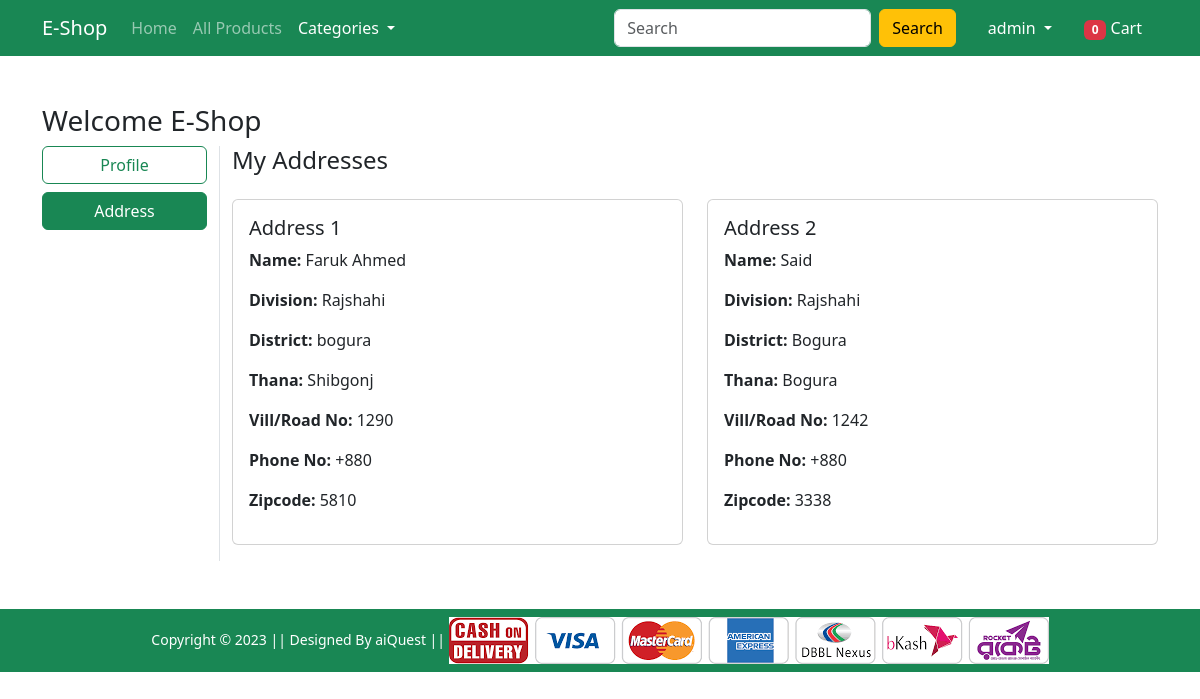
The app's page /accounts/address/ (signed in) with its own data.
### accounts/models.py (models this page shows, shortened)
class Profile(models.Model):
    user = models.ForeignKey(User, on_delete=models.CASCADE, related_name='profile')
    name = models.CharField(max_length=200)
    division = models.CharField(choices=DIVISION_CHOICES, max_length=50)
    district = models.CharField(max_length=200)
    thana = models.CharField(max_length=100)
    villorroad = models.CharField(max_length=100)
    phone = models.CharField(max_length=15, default='+880')
    zipcode = models.PositiveIntegerField()
    created_at = models.DateTimeField(auto_now_add=True)
    updated_at = models.DateTimeField(auto_now=True)
    class Meta:
        ordering = ['id']
        verbose_name_plural = '01. Profiles'

### accounts/views.py (the view)
# urls.py: path('address/', AddressView.as_view(), name='address'),
@method_decorator(never_cache, name='dispatch')
class AddressView(LoginRequiredMixin, generic.View):
    login_url = reverse_lazy('sign-in')
    def get(self, request):
        profiles = Profile.objects.filter(user=request.user)
        return render(request, 'accounts/address.html', {'profiles': profiles, 'active': 'btn-success'})

### accounts/mixing.py (called while the page is built)
    def dispatch(self, request, *args, **kwargs):
        if not request.user.is_authenticated:
            return redirect('home')
        return super().dispatch(request, *args, **kwargs)

### store/context_processors.py (called while the page is built)
def get_filters(request):
    categories = Category.objects.filter(status='ACTIVE')
    return {
        'categories': categories,
    }

### templates/accounts/address.html (shortened to what this page needs)
{% extends "base.html" %}
{% load static %}
{% block main_content %}
<div class="container my-5">
    <div class="row">
        <h3>Welcome E-Shop</h3>
        <div class="col-12 col-md-2 border-end mb-3 mb-md-0">
            <ul class="list-unstyled">
                <li class="d-grid mb-2">
                    <a href="{% url 'profile' %}" class="btn {% if request.resolver_match.url_name == 'profile' %}btn-success{% else %}btn-outline-success{% endif %}">Profile</a>
                </li>
                <li class="d-grid mb-2">
                    <a href="{% url 'address' %}" class="btn {% if request.resolver_match.url_name == 'address' %}btn-success{% else %}btn-outline-success{% endif %}">Address</a>
                </li>
            </ul>
        </div>
        <div class="col-12 col-md-10">
            <div class="row">
                <h4 class="mb-4">My Addresses</h4>
                {% if profiles %}
                    {% for profile in profiles %}
                        <div class="col-12 col-md-6 mb-3">
                            <div class="card h-100">
                                <div class="card-body">
                                    <h5>Address {{forloop.counter}}</h5>
                                    <p><strong>Name:</strong> {{profile.name}}</p>
                                    <p><strong>Division:</strong> {{profile.division}}</p>
                                    <p><strong>District:</strong> {{profile.district}}</p>
                                    <p><strong>Thana:</strong> {{profile.thana}}</p>
                                    <p><strong>Vill/Road No:</strong> {{profile.villorroad}}</p>
                                    <p><strong>Phone No:</strong> {{profile.phone}}</p>
                                    <p><strong>Zipcode:</strong> {{profile.zipcode}}</p>
                                </div>
                            </div>
                        </div>
                    {% endfor %}
                {% else %}
                    <div class="col-12">
                        <p>No addresses found. Please add one.</p>
                    </div>
                {% endif %}
            </div>
        </div>
    </div>
</div>
{% endblock main_content %}

### templates/base.html (shortened to what this page needs)
<!doctype html>
{% load static %}
<html lang="en">
<head>
    <link href="https://cdn.jsdelivr.net/npm/bootstrap@5.3.8/dist/css/bootstrap.min.css" rel="stylesheet">
    <link rel="stylesheet" href="{% static 'assets/css/owl.carousel.min.css' %}">
    <link rel="stylesheet" href="{% static 'assets/css/all.min.css' %}">
    <link rel="stylesheet" href="{% static 'assets/css/style.css' %}">
    <link rel="stylesheet" href="{% static "assets/css/main.css" %}">
</head>
<body>
    <nav class="navbar navbar-expand-lg navbar-dark bg-success">
        <div class="container">
            <a class="navbar-brand" href="{% url 'home' %}">E-Shop</a>
            <div class="collapse navbar-collapse" id="navbarSupportedContent">
                <ul class="navbar-nav me-auto mb-2 mb-lg-0">
                    <li class="nav-item">
                        <a class="nav-link {% if request.resolver_match.url_name == 'home' %}active{% endif %}" href="{% url 'home' %}">Home</a>
                    </li>
                    <li class="nav-item">
                        <a class="nav-link {% if request.resolver_match.url_name == 'products-lists' %}active{% endif %}" href="{% url 'products-lists' %}">All Products</a>
                    </li>
                    <li class="nav-item dropdown">
                        <a class="nav-link dropdown-toggle  text-white" href="#" id="categoriesDropdown" role="button" data-bs-toggle="dropdown" aria-expanded="false">
                            Categories
                        </a>
                    </li>
                </ul>
                <form class="d-flex me-3" method="get" action="">
                    <input class="form-control me-2" type="search" name="q" placeholder="Search" aria-label="Search">
                    <button class="btn btn-warning" type="submit">Search</button>
                </form>
                <ul class="navbar-nav mb-2 mb-lg-0">
                    <li class="nav-item dropdown mx-2">
                        <a class="nav-link dropdown-toggle text-white" href="#" id="profileDropdown" role="button" data-bs-toggle="dropdown" aria-expanded="false">
                            {{ request.user.username|default:"Profile" }}
                        </a>
                    </li>
                    <li class="nav-item mx-2">
                        {% if request.user.is_authenticated %}
                        <a href="{% url 'cart-detail' %}" class="nav-link text-white {% if request.resolver_match.url_name == 'cart-detail' %}active{% endif %}">
                            <span class="badge bg-danger">{{ cart_count|default:0 }}</span> Cart
                        </a>
                        {% else %}
                            <a href="{% url 'sign-in' %}" class="nav-link text-white {% if request.resolver_match.url_name == 'sign-in' %}active{% endif %}">
                            <span class="badge bg-danger">0</span> Cart
                        </a>
                        {% endif %}
                    </li>
                </ul>
            </div>
        </div>
    </nav>
    {% block main_content %} {% endblock main_content %}
    <footer class="container-fluid bg-success text-center p-2 mt-5">
        <small class="text-white">Copyright &copy; 2023 || Designed By aiQuest || </small>
        <img src="{% static 'assets/images/paymentlogo.png' %}" alt="" srcset="" class="img-fluid" height="2px">
    </footer>
</body>

### records on screen
Profile: name "Faruk Ahmed", division "Rajshahi", district "bogura", thana "Shibgonj", villorroad "1290", phone "+880", zipcode "5810"
Profile: name "Said", division "Rajshahi", district "Bogura", thana "Bogura", villorroad "1242", phone "+880", zipcode "3338"

### other values on screen
{{ request.user.username|default:"Profile" }} "admin"
{{ cart_count|default:0 }} "0"
